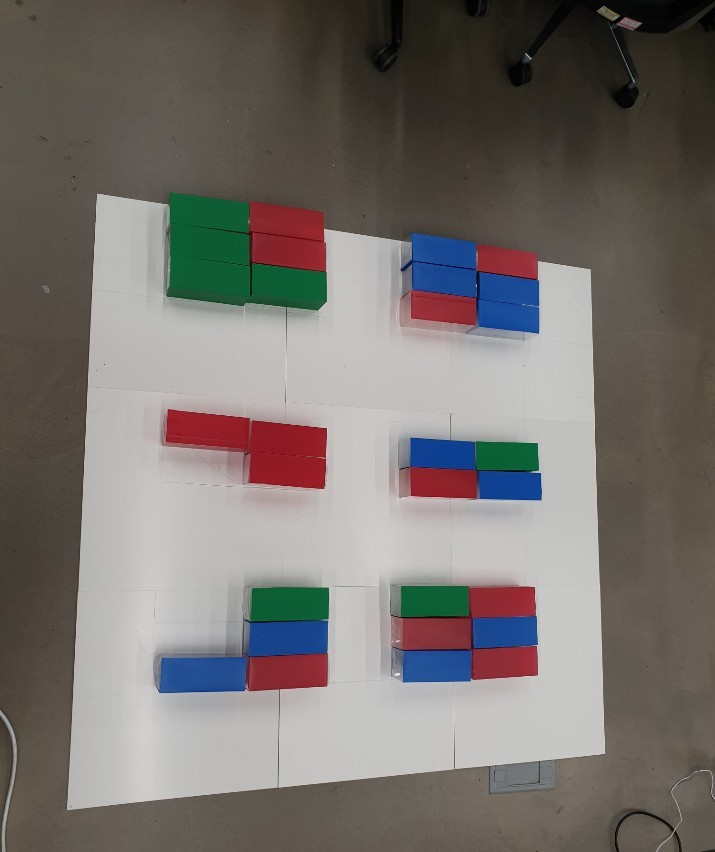
#> input picture container/16.jpg, 715 x 852 px
$ python CreateMap.py
#> lines starting #> are read from the running program, lines starting #| are printed output that depends on the picture; after the words box and inside, x2 and y2 are one past the last pixel; in counts of white or black regions, pixels touching at a corner belong together
# coding=utf-8
import cv2
import numpy as np
import matplotlib.pylab as plt
import seaborn as sns
import scipy as sp

class DeletDestroy:
    # [12 lines left out: function __init__, not called in this run]


class CreateMap:
    def __init__(self):
        self.img = cv2.imread('./container/16.jpg')
#> self.img is the input picture: shape (852, 715, 3); mean B, G, R 109.9, 113.5, 118.7
        self.img = cv2.resize(self.img, dsize=(400 , 400), interpolation=cv2.INTER_AREA)
#> self.img: shape (400, 400, 3)
        # 이미지의 기본 속성 (행, 열, channel 정보)
        self.row = self.img.shape[0]  # 행 y
#> self.row = 400
        self.cal = self.img.shape[1]  # 열 x
#> self.cal = 400

        self.all_road = self.img.copy()  # 1차 컨투어처리 - 원본에 검정색 박스 그리기
        self.canny = self.img.copy()
        self.imgray = self.img.copy()
        self.img_result = self.img.copy()

        cv2.imshow('original', self.img)
        self.white_board = self.img.copy() # 2차 컨투어처리 - 흰공간에 검정색 박스 옮기기
        cv2.rectangle(self.white_board, (0, 0), (self.cal, self.row), (0, 0, 0), -1)  # 등고선 영역 검은색 사각형으로 채우기
#> self.white_board: shape (400, 400, 3); every value is 0


        self.b_x, self.b_y, self.b_w, self.b_h = 0, 0, 0, 0

    def contour(self):
        # 1st: 데모판 영역따기 - findcontour 처리해서 가장 큰 사각형 잡기  -> 기울어짐 제거 작업
        imgray = cv2.GaussianBlur(self.img, (5, 5), 0)
        imgray = cv2.cvtColor(imgray, cv2.COLOR_BGR2GRAY)
#> imgray: shape (400, 400)
        self.canny = cv2.Canny(imgray, 100, 200)
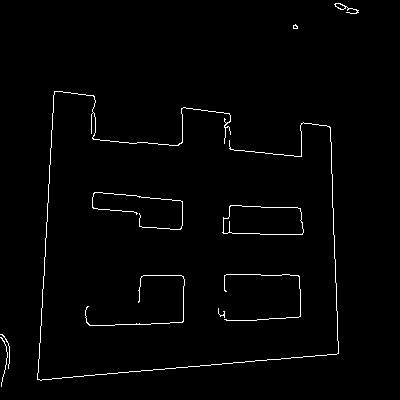
#> self.canny: shape (400, 400); 1.5% white in thin lines or dots, all inside (x1, y1, x2, y2) = (0, 3, 359, 387)

        # 등고선 전처리 ('contours'는 리스트로써 각각의 등고선들(등고선도 리스트로 각각의 점을 담음)을 담고있다)
        contours, hierarchy = cv2.findContours(self.canny, cv2.RETR_TREE,
                                               cv2.CHAIN_APPROX_SIMPLE)
#> contours = 13 contours, 8 with area under 20; largest, box (x1, y1, x2, y2) and area: (222, 205, 304, 235) 2055, (223, 205, 304, 235) 2048, (334, 3, 359, 14) 50, (335, 3, 346, 10) 36, (37, 91, 339, 381) 22
        sorted_list = sorted(contours, key=lambda cc: len(cc))
#> sorted_list has the same summary as contours

        # 기울어진 최대사각형 "sorted_list[-1]" 을 원본이미지에 그린다
        self.hull = cv2.convexHull(sorted_list[-1])
#> self.hull = contour of 18 points, box (x1, y1, x2, y2) (37, 91, 339, 381), area 75121
        cv2.drawContours(self.img, [self.hull], 0, (0, 1, 9), 2)
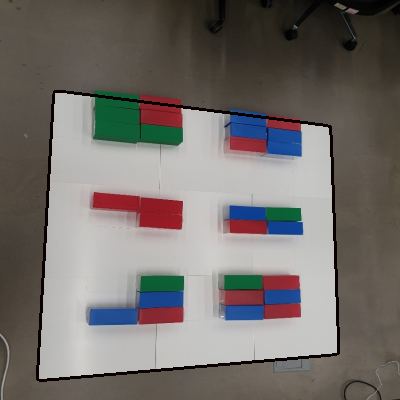
#> self.img: shape (400, 400, 3); mean B, G, R 107.8, 111.3, 116.5

        # 기울어지지 않은 최대사각형 - 이미지 자르기
        self.b_x, self.b_y, self.b_w, self.b_h = cv2.boundingRect(sorted_list[-1])
#> self.b_x = 37; self.b_y = 91; self.b_w = 302; self.b_h = 290
        # cv2.rectangle(self.img, (self.b_x, self.b_y), (self.b_x + self.b_w, self.b_h + self.b_y), (225, 0, 225),2)
        self.cut_img = self.img[self.b_y:self.b_h + self.b_y, self.b_x: self.b_x + self.b_w]

        #  칠판의 사이즈만들어주기 - 전체 색깔 검은색 + 사이즈도 줄여주기
        self.drawing_board = self.cut_img.copy()
        cv2.rectangle(self.drawing_board, (0, 0), (self.b_w, self.b_h), (0, 0, 0), -1)  # 검은색으로 채워주기
#> self.drawing_board: shape (290, 302, 3); every value is 0

        # 사각형의 테두리가 그어진 그림으로 다시 등고선 처리하기
        imgray = cv2.GaussianBlur(self.cut_img, (5, 5), 0)
#> imgray: shape (290, 302, 3)
        imgray = cv2.cvtColor(imgray, cv2.COLOR_BGR2GRAY)
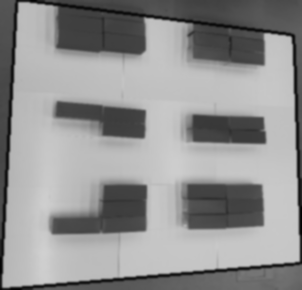
#> imgray: shape (290, 302); min 3, max 208, mean 145.7
        self.canny = cv2.Canny(imgray, 100, 200)
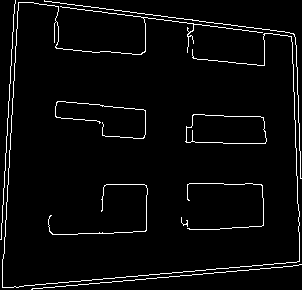
#> self.canny: shape (290, 302); 3.7% white in thin lines or dots

        cv2.imshow('original', self.img)
        cv2.imshow('canny_result', self.canny)
        cv2.imshow('cutting', self.cut_img)
        cv2.waitKey(0)

    ################## 휘어진 사진 보정하기 1 ##########################
    def delet_destroy(self):
        # 꼭짓점 구하기
        rect = self.order_point(self.hull)
#> in order_point, `contour = contour.reshape(-1, 2)`: contour = 18 rows, first 8: [338, 353], [336, 354], [326, 355], [41, 380], [40, 380], [37, 379], [37, 373], [53, 95]
#> in order_point, `s = contour.sum(axis=1)`: s = 18 values, max 691 at index 0, min 145 at index 8, mean 440.8
#> in order_point, `diff = np.diff(contour, axis=1)`: diff = 18 values, max 342 at index 5, min -203 at index 13, mean 30.11
#> rect = [[54, 91], [329, 126], [338, 353], [37, 379]]
        (topLeft, topRight, bottomRight, bottomLeft) = rect
#> topLeft = [54, 91]; topRight = [329, 126]; bottomRight = [338, 353]; bottomLeft = [37, 379]

        # 가장 넓은 너비, 가장 긴 높이 구하기
        w1 = abs(bottomRight[0] - bottomLeft[0])
#> w1 = 301
        w2 = abs(topRight[0] - topLeft[0])
#> w2 = 275
        h1 = abs(topRight[1] - bottomRight[1])
#> h1 = 227
        h2 = abs(topLeft[1] - bottomLeft[1])
#> h2 = 288

        maxWidth = max([w1, w2])
#> maxWidth = 301
        maxHeight = max([h1, h2])
#> maxHeight = 288

        dst = np.float32([[0, 0], [maxWidth - 1, 0], [maxWidth - 1, maxHeight - 1], [0, maxHeight - 1]])
#> dst = [[0, 0], [300, 0], [300, 287], [0, 287]]
        M = cv2.getPerspectiveTransform(rect, dst)
#> M = [[0.849, 0.0501, -50.41], [-0.137, 1.08, -90.6], [-0.000775, 0.00031, 1]]
        self.img_result = cv2.warpPerspective(self.img, M, (maxWidth, maxHeight))

        cv2.imshow("original2", self.img)
        cv2.imshow("img_result", self.img_result)
        cv2.waitKey(0)

    ################## 휘어진 사진 보정하기 2 ##########################
    def order_point(self, contour):  # 등고선 라인이 주어지면 -> 꼭짓점을 찾는다
        rect = np.zeros((4, 2), dtype="float32")
        # x + y 죄표의 합이 가장 작은건 원점에 가까운 leftTop, 가장 큰건 원점에서 가장 먼 rightBottom
        # s = 각 행당 (axis = 1) x + y의 값
        contour = contour.reshape(-1, 2)
        s = contour.sum(axis=1)
        rect[0] = contour[np.argmin(s)]  # x + y 합이 가장 작은건: LeftTop
        rect[2] = contour[np.argmax(s)]  # x + y 합이 가장 큰건: RightBottom

        # y - x의 값이 가장 크면 leftBottom, 가장 작으면 RightTop
        diff = np.diff(contour, axis=1)
        rect[1] = contour[np.argmin(diff)]  # y - x 값이 가장 작으면: RightTop
        rect[3] = contour[np.argmax(diff)]  # y - x 값이 가장 크면: leftBottom
        print(
            "LeftTop: {}, LeftBottom: {}, RightTop: {}, RightBottom: {}".format(rect[0], rect[3], rect[1], rect[2]))
        return rect


    def demo_correct(self):
        self.imgray = cv2.cvtColor(self.img_result, cv2.COLOR_BGR2GRAY)
        for i in range(4, self.imgray.shape[0]):
            result = ''
            for j in range(4, self.imgray.shape[1]):
                if self.imgray[i, j] > 190:
                    self.imgray[i, j] = 255
                else:
                    self.imgray[i, j] = 0
                result += str(self.imgray[i, j])
            print(result)
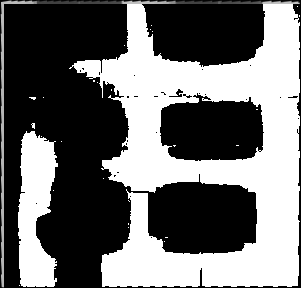
#> self.imgray: shape (288, 301); min 0, max 255, mean 109.8
        cv2.imshow('original222', self.imgray)
        self.imgray = cv2.Canny(self.imgray, 100, 200)
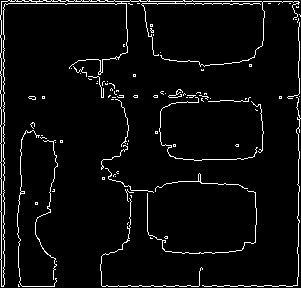
#> self.imgray: shape (288, 301); 4.5% white in thin lines or dots
        contours, hierarchy = cv2.findContours(self.imgray, cv2.RETR_TREE,
                                               cv2.CHAIN_APPROX_SIMPLE)
#> contours = 114 contours, 111 with area under 20; largest, box (x1, y1, x2, y2) and area: (0, 0, 300, 287) 1030, (0, 0, 37, 287) 796, (36, 0, 122, 5) 188
        for cnt in contours:
            cv2.drawContours(self.img_result, cnt, 0, (0, 1, 9), 2)
#> this loop made 114 passes
#> cnt on passes 1, 2, 3, 6, 7, 8, 10, 14, 15, 16, 23, 26: [[18, 284], [18, 286], [19, 286], [18, 285]], [[56, 261]], [[150, 237], [150, 238], [152, 238], [151, 238]], [[128, 222], [127, 223], [127, 224], [127, 223]], [[35, 202], [35, 204], [37, 204], [37, 202]], [[35, 203], [36, 202], [37, 203], [36, 204]], [[130, 195], [131, 196], [131, 197], [131, 195]], [[102, 177], [102, 179], [104, 179], [104, 177]], [[102, 178], [103, 177], [104, 178], [103, 179]], [[115, 176]], [[101, 167], [102, 166], [103, 167], [102, 168]], [[173, 144], [173, 146], [175, 146], [175, 144]]
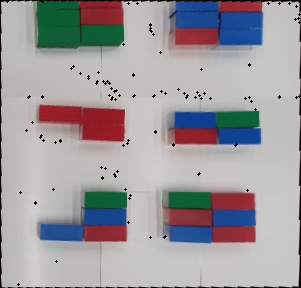
#> self.img_result: shape (288, 301, 3); mean B, G, R 157.8, 154.9, 157.9

        cv2.imshow('original233', self.img_result)
        cv2.imshow('original2wewrwer33', self.imgray)

        cv2.waitKey(0)


    # [169 lines left out: functions correct, colorcheck, turnMode, not called in this run]


if __name__ == "__main__":
    map = CreateMap()
    map.contour()
    map.delet_destroy()
    ##map.contourImg()
    #map.colorcheck()
    #map.turnMode()
    map.demo_correct()

$ run again, with container/10.jpg copied over container/16.jpg
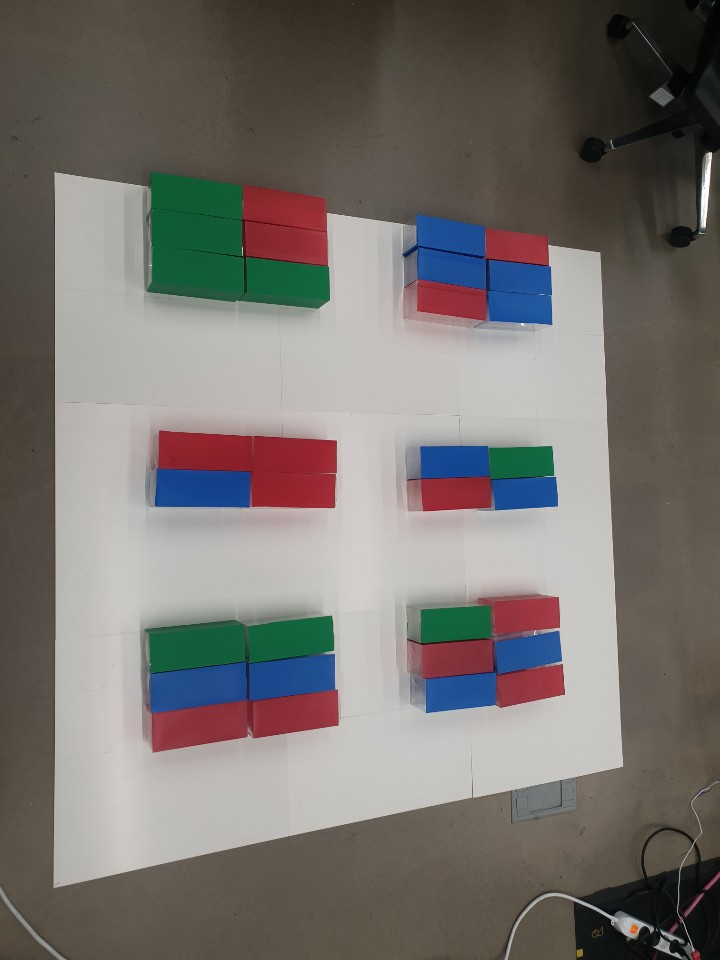
#> input picture container/10.jpg, 720 x 960 px
#> in __init__, self.img is the input picture: shape (960, 720, 3); mean B, G, R 110.5, 114.3, 119.1
#> self.white_board: shape (400, 400, 3); every value is 0
#> in contour, `self.canny = cv2.Canny(imgray, 100, 200)`:
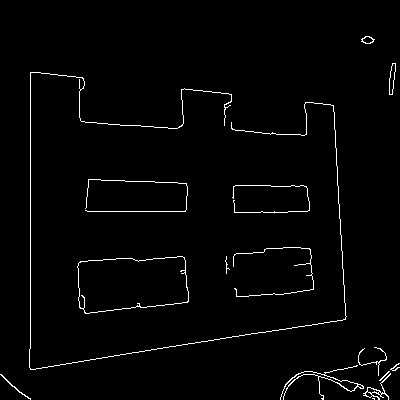
#> self.canny: shape (400, 400); 1.9% white in thin lines or dots
#> in contour, `contours, hierarchy = cv2.findContours(self.canny, cv2.RETR_TREE, cv2...`: contours = 22 contours, 11 with area under 20; largest, box (x1, y1, x2, y2) and area: (77, 256, 189, 314) 5254, (77, 256, 189, 314) 5238, (389, 63, 396, 95) 119, (389, 63, 396, 95) 117, (363, 373, 391, 400) 106
#> sorted_list has the same summary as contours
#> self.hull = contour of 16 points, box (x1, y1, x2, y2) (29, 72, 347, 370), area 79837
#> self.b_x = 29; self.b_y = 72; self.b_w = 318; self.b_h = 298
#> self.drawing_board: shape (298, 318, 3); every value is 0
#> contour = 16 rows, first 8: [346, 316], [345, 319], [342, 320], [336, 321], [311, 325], [35, 369], [30, 369], [29, 367]
#> s = [662, 664, 662, 657, 636, 404, 399, 396, 378, 102, 112, 415, 425, 434, 438, 446]
#> diff = [-30, -26, -22, -15, 14, 334, 339, 338, 320, 42, 32, -211, -219, -226, -228, -222]
#> rect = [[30, 72], [333, 105], [345, 319], [30, 369]]
#> topLeft = [30, 72]; topRight = [333, 105]; bottomRight = [345, 319]; bottomLeft = [30, 369]
#> w1 = 315
#> w2 = 303
#> h1 = 214
#> h2 = 297
#> maxWidth = 315
#> maxHeight = 297
#> dst = [[0, 0], [314, 0], [314, 296], [0, 296]]
#> M = [[0.743, -3.9e-18, -22.28], [-0.113, 1.04, -71.27], [-0.000908, 0.000184, 1]]
#> in demo_correct, `contours, hierarchy = cv2.findContours(self.imgray, cv2.RETR_TREE, cv2..`: contours = 82 contours, 79 with area under 20; largest, box (x1, y1, x2, y2) and area: (156, 186, 275, 261) 7730, (156, 186, 275, 261) 7718, (1, 0, 313, 296) 34
#> the loop in demo_correct, `for cnt in contours:` made 82 passes
#> cnt on passes 1, 5, 6, 14, 15, 17, 19, 26: [[211, 284], [211, 286]], [[158, 196], [158, 198], [160, 198], [160, 196]], [[158, 197], [159, 196], [160, 197], [159, 198]], [[103, 178]], [[105, 176], [106, 177], [106, 178], [106, 177]], [[47, 167], [47, 168]], [[265, 151]], [[301, 107], [303, 107]]
#> after the loop in demo_correct, `for cnt in contours:`:
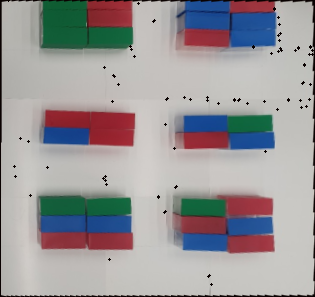
#> self.img_result: shape (297, 315, 3); mean B, G, R 154.5, 152.4, 155.4

$ run again, with container/11.jpg copied over container/16.jpg
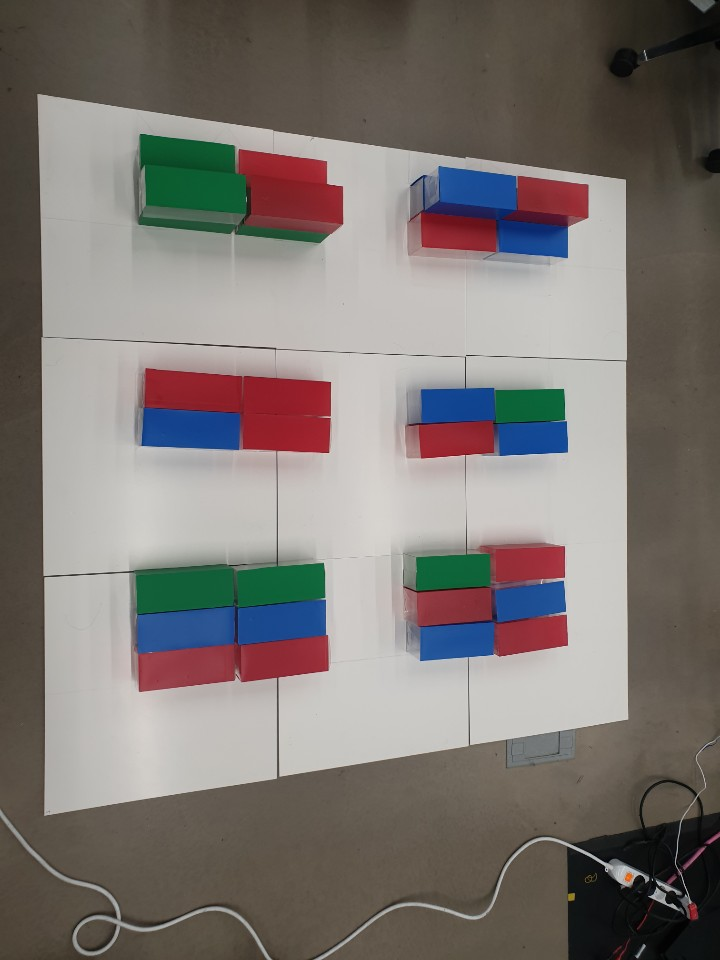
#> input picture container/11.jpg, 720 x 960 px
#> in __init__, self.img is the input picture: shape (960, 720, 3); mean B, G, R 114.2, 118.2, 124.6
#> self.white_board: shape (400, 400, 3); every value is 0
#> in contour, `self.canny = cv2.Canny(imgray, 100, 200)`:
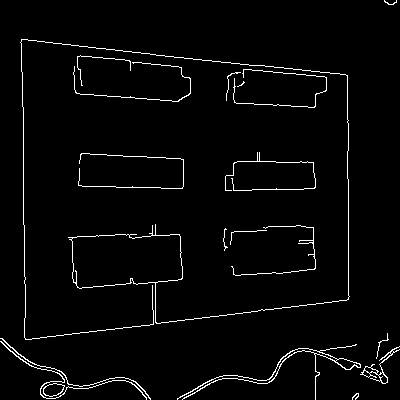
#> self.canny: shape (400, 400); 2.8% white in thin lines or dots
#> in contour, `contours, hierarchy = cv2.findContours(self.canny, cv2.RETR_TREE, cv2...`: contours = 26 contours, 14 with area under 20; largest, box (x1, y1, x2, y2) and area: (20, 39, 350, 340) 5228, (71, 234, 183, 289) 5208, (177, 344, 361, 400) 238, (43, 383, 65, 397) 198, (43, 383, 65, 397) 188
#> sorted_list has the same summary as contours
#> self.hull = contour of 15 points, box (x1, y1, x2, y2) (20, 39, 350, 340), area 86132
#> self.b_x = 20; self.b_y = 39; self.b_w = 330; self.b_h = 301
#> self.drawing_board: shape (301, 330, 3); every value is 0
#> contour = 15 rows, first 8: [349, 296], [348, 299], [346, 300], [331, 302], [149, 325], [31, 339], [25, 339], [24, 337]
#> s = [645, 647, 646, 633, 474, 370, 364, 361, 62, 60, 66, 412, 419, 422, 468]
#> diff = [-53, -49, -46, -29, 176, 308, 314, 313, 22, 18, 12, -266, -271, -272, -228]
#> rect = [[21, 39], [347, 75], [348, 299], [25, 339]]
#> topLeft = [21, 39]; topRight = [347, 75]; bottomRight = [348, 299]; bottomLeft = [25, 339]
#> w1 = 323
#> w2 = 326
#> h1 = 224
#> h2 = 300
#> maxWidth = 326
#> maxHeight = 300
#> dst = [[0, 0], [325, 0], [325, 299], [0, 299]]
#> M = [[0.732, -0.00976, -15], [-0.107, 0.973, -35.71], [-0.000765, -1.66e-05, 1]]
#> in demo_correct, `contours, hierarchy = cv2.findContours(self.imgray, cv2.RETR_TREE, cv2..`: contours = 86 contours, 82 with area under 20; largest, box (x1, y1, x2, y2) and area: (0, 0, 324, 299) 1630, (0, 0, 324, 102) 998, (0, 201, 5, 299) 314, (0, 101, 5, 200) 288
#> the loop in demo_correct, `for cnt in contours:` made 86 passes
#> cnt on passes 1, 3, 5, 6, 9, 16, 17, 24: [[307, 297], [315, 297], [316, 298], [315, 297]], [[80, 298], [81, 297], [82, 298], [81, 299]], [[74, 291], [74, 293], [76, 293], [76, 291]], [[74, 292], [75, 291], [76, 292], [75, 293]], [[37, 235], [37, 243]], [[98, 182], [98, 184], [100, 184], [100, 182]], [[98, 183], [99, 182], [100, 183], [99, 184]], [[42, 148], [45, 148]]
#> after the loop in demo_correct, `for cnt in contours:`:
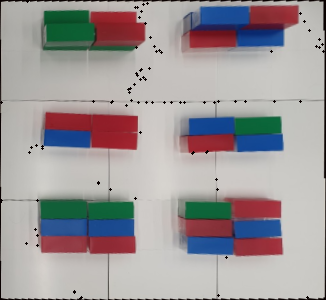
#> self.img_result: shape (300, 326, 3); mean B, G, R 154.6, 153, 158.8
